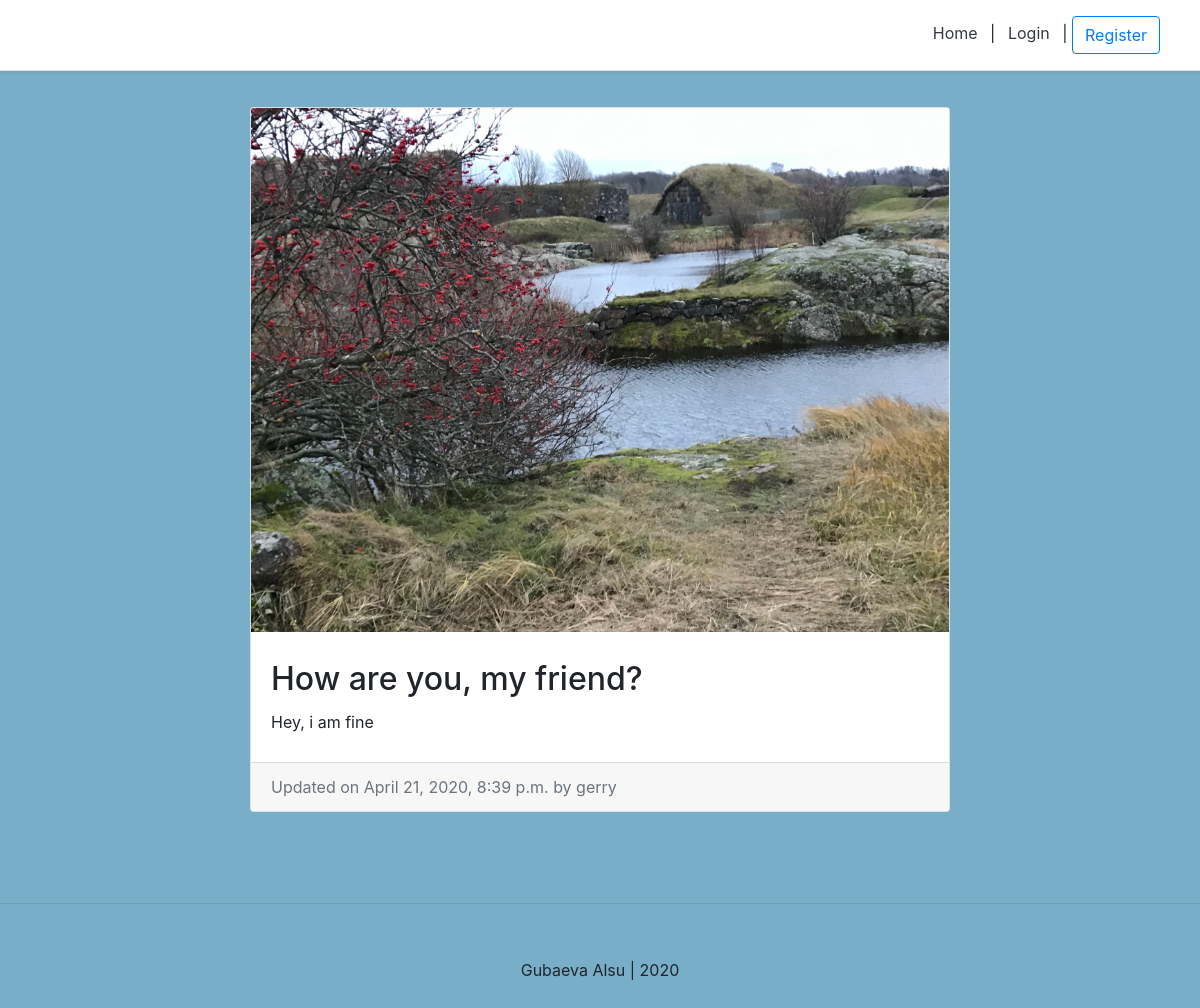
The page /blog/gerry-how-are-you-my-friend/ on the database as committed earlier.
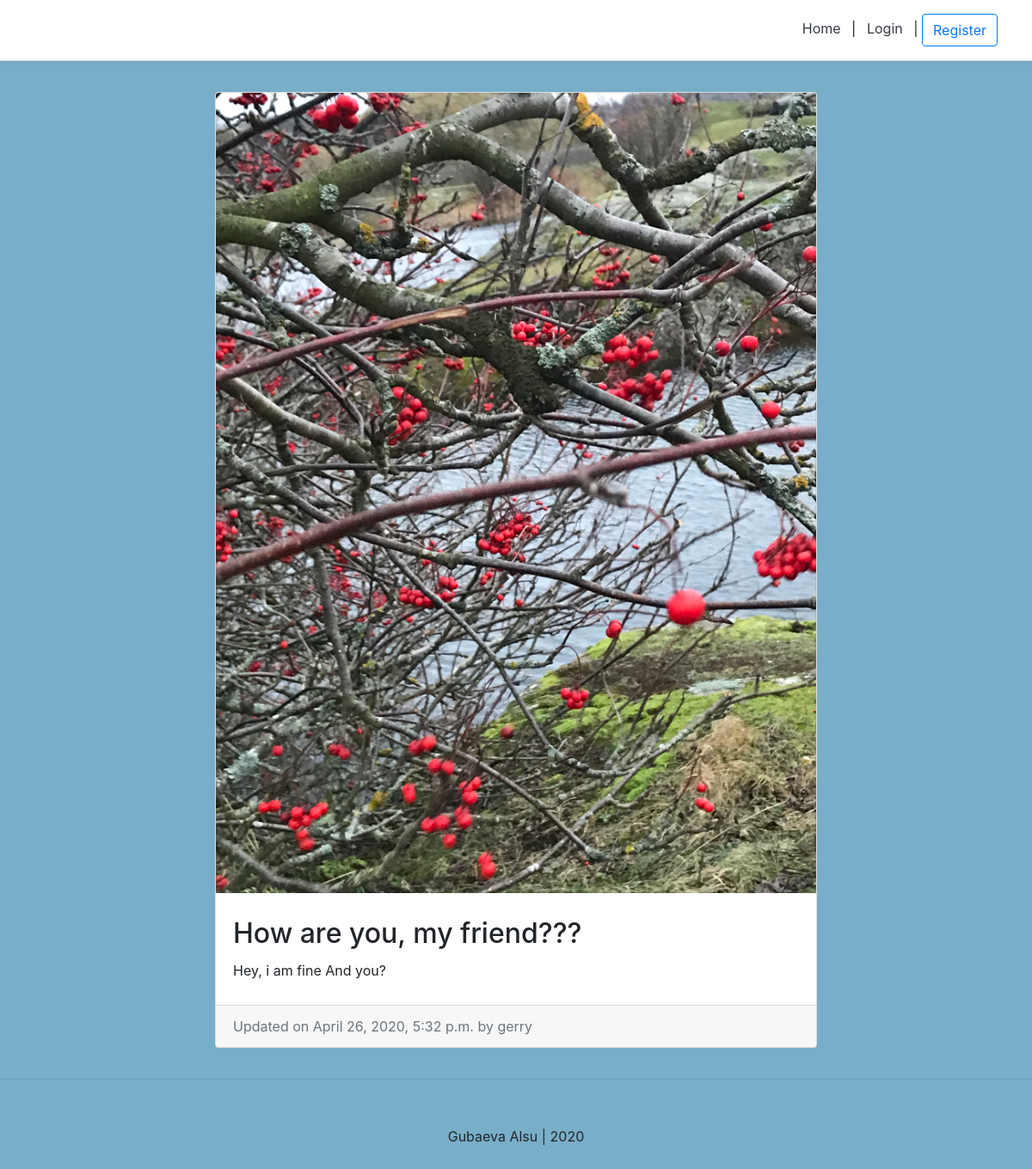
The same page on the database as committed later.
### blog/models.py (models this page shows, shortened)
class BlogPost(models.Model):
    title = models.CharField(max_length=50, null=False, blank=False)
    body = models.TextField(max_length=5000, null=False, blank=False)
    image = models.ImageField(upload_to=upload_location, null=False, blank=False)
    date_published = models.DateTimeField(auto_now_add=True, verbose_name="date published")
    date_updated = models.DateTimeField(auto_now=True, verbose_name="date updated")
    author = models.ForeignKey(settings.AUTH_USER_MODEL, on_delete=models.CASCADE)
    slug = models.SlugField(blank=True, unique=True)

### user/models.py (models this page shows, shortened)
class New_user(AbstractBaseUser):
    email = models.EmailField(verbose_name="email", max_length=60, unique=True)
    username = models.CharField(max_length=40, unique=True)
    date_joined = models.DateTimeField(verbose_name='date joined', auto_now_add=True)
    last_login = models.DateTimeField(verbose_name='last login', auto_now=True)
    is_admin = models.BooleanField(default=False)
    is_active = models.BooleanField(default=True)
    is_staff = models.BooleanField(default=False)
    is_superuser = models.BooleanField(default=False)
    photo = models.ImageField(upload_to='images/', blank=True)
    status = models.TextField(max_length=50, blank=True)
    USERNAME_FIELD = 'username'
    objects = MyAccountManager()
    def __str__(self):
        return self.username

### blog/views.py (the view)
# urls.py: path('<slug>/', detail_blog_view, name="detail"),
def detail_blog_view(request, slug):
    context = {}
    blog_post = get_object_or_404(BlogPost, slug=slug)
    context['blog_post'] = blog_post
    return render(request, 'blog/detail_blog.html', context)

### templates/blog/detail_blog.html (shortened to what this page needs)
{%  extends "user_page/main.html" %}
{% block all_posts %}
<div class="container">
    <div class="row">
        <div class="card m-auto">
            <img class="card-img-top" src="{{ blog_post.image.url }}" >
            <div class="card-body my-2">
                <h2 class="card-title">{{ blog_post.title }}</h2>
                <p class="card-text">{{blog_post.body|safe}}</p>
            </div>
            <div class="card-footer text-muted">
                Updated on {{ blog_post.date_updated }} by {{ blog_post.author }}
            </div>
        </div>
    </div>
</div>
{% endblock all_posts %}

### templates/user_page/main.html (shortened to what this page needs)
<!DOCTYPE html>
<html lang="en">
<head>
    {% include 'snippets/header.html' %}
</head>
<body>
    <div class="main">
        {% block all_posts %}
        {% endblock %}
    </div>
    {% include 'snippets/footer.html' %}
</body>
</html>

### templates/snippets/header.html (shortened to what this page needs)
<link rel="stylesheet" href="https://stackpath.bootstrapcdn.com/bootstrap/4.4.1/css/bootstrap.min.css"
>
<div class="d-flex flex-column flex-md-row align-items-center p-3 px-md-4 mb-3 bg-white border-bottom shadow-sm">
  <nav class="my-2 my-md-0 mr-md-3">
      {% if request.user.is_authenticated  %}
          <a class="p-2 text-dark" href="{% url 'home' %}">Home</a> |
          <a class="p-2 text-dark" href="{% url 'account' %}">Account</a> |
          <a class="p-2 text-dark" href="{% url 'logout' %}">Logout</a>
      {% else %}
          <a class="p-2 text-dark" href="{% url 'home' %}">Home</a> |
          <a class="p-2 text-dark" href="{% url 'login' %}">Login</a> |
          <a class="btn btn-outline-primary" href="{% url 'register' %}">Register</a>
      {% endif %}
  </nav>
</div>

### templates/snippets/footer.html (shortened to what this page needs)
<hr>
<div class="d-flex flex-row align-items-center footer">
    <p class="m-auto">Gubaeva Alsu | 2020</p>
</div>

### templates/snippets/header.html (style rules this page uses)
@media (min-width: 768px) { html { font-size: 16px; } }
.container { max-width: 960px; }

### templates/user_page/main.html (style rules this page uses)
.main { min-height: 100vh; height: 100%; }

### templates/blog/detail_blog.html (style rules this page uses)
.card { max-width: 700px; }
.container { padding: 20px; }

### templates/snippets/footer.html (style rules this page uses)
.footer { min-height: 100px; }

### templates/snippets/base_css.html (style rules this page uses)
body { background-color: #79aec8; }

Rows that differ between the two databases and show on the page:
changed BlogPost "gerry": image: a different picture; title "How are you, my friend?" → "How are you, my friend???"; body "Hey, i am fine" → "Hey, i am fine And you?"; date_updated "April 21, 2020, 8:39 p.m." → "April 26, 2020, 5:32 p.m."
